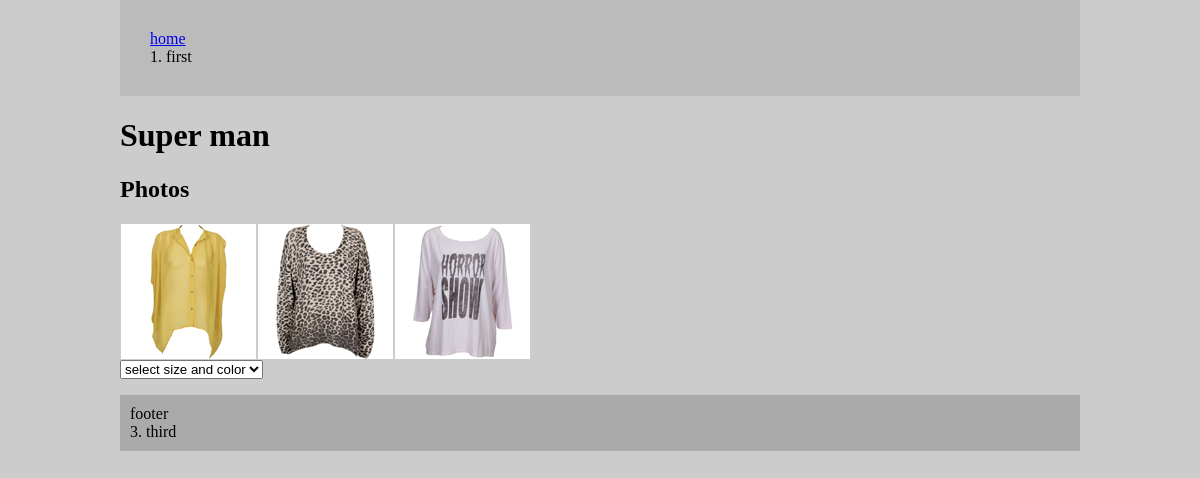
The page /Category/Boys/7 on the database its author committed.
### tables this page shows
CREATE TABLE IF NOT EXISTS `product` (
  `product_id` int(4) NOT NULL AUTO_INCREMENT,
  `product_name` varchar(100) NOT NULL,
  `description` varchar(2000) DEFAULT NULL,
  `size_description` varchar(2000) DEFAULT NULL,
  `price` decimal(10,2) NOT NULL,
  `price_discount_amt` decimal(10,2) NOT NULL DEFAULT '0.00',
  `is_active` tinyint(1) NOT NULL DEFAULT '0',
  `category_id` int(4) NOT NULL,
  `weight` float NOT NULL DEFAULT '0',
  `date_created` datetime NOT NULL,
  `date_modified` datetime NOT NULL,
  PRIMARY KEY (`product_id`),
  KEY `category_id` (`category_id`)
);

CREATE TABLE IF NOT EXISTS `photo` (
  `photo_id` int(4) NOT NULL AUTO_INCREMENT,
  `alternative_text` varchar(100) DEFAULT NULL,
  `filename` varchar(30) NOT NULL,
  `is_active` tinyint(1) NOT NULL DEFAULT '1',
  `is_main` tinyint(1) NOT NULL DEFAULT '0',
  `product_id` int(4) NOT NULL,
  `weight` float NOT NULL DEFAULT '0',
  `date_created` datetime NOT NULL,
  PRIMARY KEY (`photo_id`),
  KEY `product_id` (`product_id`),
  KEY `is_main` (`is_main`)
);

### application/controllers/Product.php (called while the page is built, shortened)
<?php
class Product extends CI_Controller{
    public function Product(){
        $this->load->model('ProductModel');
        $this->load->model('ItemModel');
        $this->load->model('PhotoModel');
        $this->load->helper('form');
        $data['header'] = $this::_getHeader();
        $data['footer'] = $this::_getFooter();
        $data['title']  = $this::_getTitle();
        $this->load->vars($data);
    }
	public function view($product_id){
        $product = $this->ProductModel->getProductById($product_id);
        $photos = $this->PhotoModel->getPhotoListByProductId($product_id);
        $items = $this->ItemModel->getItemList($product_id);
        $options = array();
        $options[-1] = 'select size and color';
        $data['main'] = array(
        					'product' => $product,
        					'photos'  => $photos,
        					'items'   => $items,
        					'items_options' => $options,
        				);
        $data['page'] = 'product';
        $this->load->view('template', $data);
	}
    private function _getHeader(){
        return array(
                    'first'  => '1. first',
                    'second' => '2. second'
                    );
    }
    private function _getFooter(){
        return array(
                    'third'  => '3. third',
                    'fourth' => '4. fourth'
                    );
    }
    private function _getTitle(){
        return null;
    }
}

### index.php (called while the page is built, shortened)
<?php
require_once BASEPATH.'core/CodeIgniter.php';

### application/models/ProductModel.php (called while the page is built, shortened)
<?php
class ProductModel extends CI_Model{
    function getProductById($product_id, $active_only = TRUE){
        $sql = 'select product_id, product_name, description, size_description,
                price, price_discount_amt, price - price_discount_amt as price_sell,
        		is_active, date_created, date_modified from product where product_id = ? and is_active = ?';
        $query = $this->db->query($sql, array($product_id, ($active_only) ? 1 : 0));
        $data = $query->row_array();
        return $data;
    }
}

### application/models/PhotoModel.php (called while the page is built, shortened)
<?php
class PhotoModel extends CI_Model{
    function getPhotoListByProductId($product_id, $active_only = TRUE){
    	$sql = 'select *, filename as photo_filename from photo
    			where product_id = ? and is_active = ?
    			order by is_main DESC, weight ASC';
        $query = $this->db->query($sql, array($product_id, ($active_only) ? 1 : 0));
        $data = $query->result_array();
        return $data;
    }
}

### application/views/product.php (the view, shortened to what this page needs)
<h1><?=$product['product_name'] ?></h1>
<form action="<?= base_url().'cart' ?>" method="post">
	<h2>Photos</h2>
	<?foreach ($photos as $photo){ ?>
	    <div style="float: left; margin: 1px">
	    	<img src="<?= base_url().'images/products/'.$photo['photo_filename'] ?>">
	    </div>
	<?} ?>
	<?=form_dropdown('item_id', $items_options);?>
</form>

### css/site_layout.css (style rules this page uses)
body { margin: 0; padding: 0; background: #ccc; }

### rows shown on the page
product: product_name "Super man"
photo: filename (picture)
photo: filename (picture)
photo: filename (picture)

### other values the page prints
$first "1. first"
$third "3. third"
